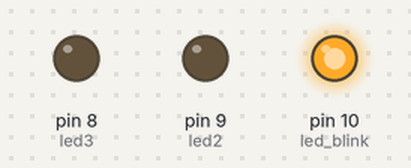
Bench run of a sketch on a simulated Arduino Uno, built with avr-gcc and run on an emulated ATmega328P. On the bench: output pins drawn as LEDs (lit = HIGH).

Above: at 0.5 s.
At 3.0 s:
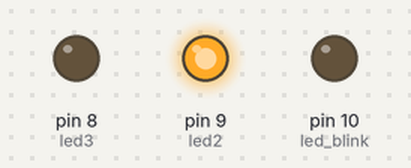
At 7.5 s:
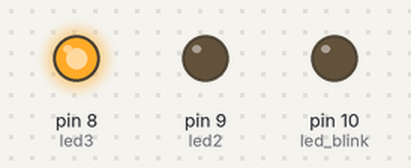
At 10.5 s:
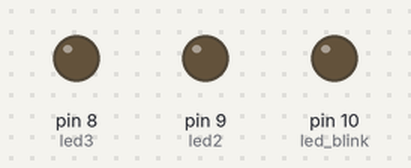
Timing chart, 0 to 15.6 s (numbered marks = the images above):
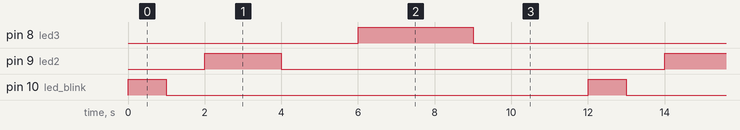

The sketch:

atvd_piscapisca.ino
```cpp
int led_blink = 10;
int led2 = 9;
int led3 = 8;

void setup() {
  pinMode(led_blink, OUTPUT);
  pinMode(led2, OUTPUT);
  pinMode(led3, OUTPUT);
}

void loop() {
  digitalWrite(led_blink, HIGH);
  delay(1000);
  digitalWrite(led_blink, LOW);
  delay(1000);
  digitalWrite(led2, HIGH);
  delay(2000);
  digitalWrite(led2, LOW);
  delay(2000);
  digitalWrite(led3, HIGH);
  delay(3000);
  digitalWrite(led3, LOW);
  delay(3000);

}
```

Measured:
- by itself, pin 8 (led3): alternates HIGH for 3.0 s and LOW for 9.0 s
- by itself, pin 9 (led2): alternates HIGH for 2.0 s and LOW for 10.0 s
- by itself, pin 10 (led_blink): alternates HIGH for 1.0 s and LOW for 11.0 s
